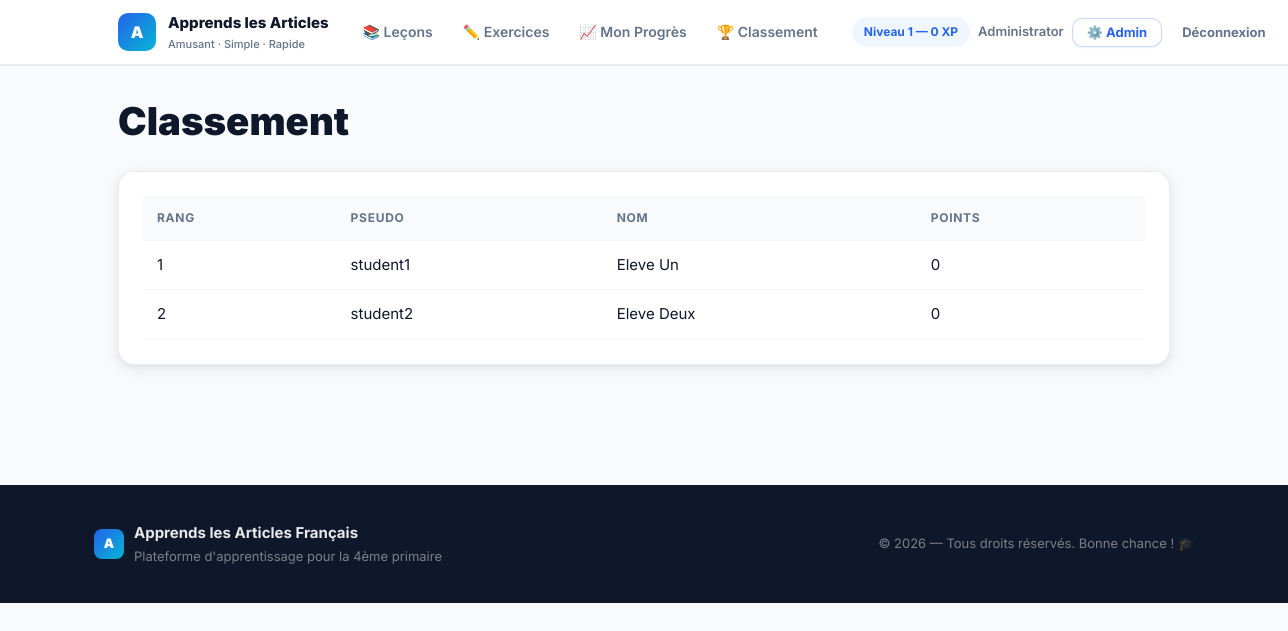
/leaderboard.php (signed in), run on the app's committed database.
### tables this page shows
CREATE TABLE users (
  id INT AUTO_INCREMENT PRIMARY KEY,
  username VARCHAR(100) NOT NULL UNIQUE,
  password_hash VARCHAR(255) NOT NULL,
  role VARCHAR(20) NOT NULL DEFAULT 'student',
  display_name VARCHAR(100),
  points INT DEFAULT 0,
  created_at TIMESTAMP DEFAULT CURRENT_TIMESTAMP
);

### src/auth.php (called while the page is built, shortened)
<?php
require_once __DIR__.'/config.php';
function current_user() {
  if (!empty($_SESSION['user_id'])) {
    global $pdo;
    $stmt = $pdo->prepare('SELECT id,username,display_name,role FROM users WHERE id = ?');
    $stmt->execute([$_SESSION['user_id']]);
    return $stmt->fetch();
  }
  return null;
}

### public/leaderboard.php (the view, shortened to what this page needs)
<?php
require_once __DIR__.'/../src/auth.php';
$stmt = $pdo->query('SELECT id,username,display_name,points FROM users WHERE role="student" ORDER BY points DESC LIMIT 100');
$rows = $stmt->fetchAll();
?><!doctype html>
<html><head><meta charset="utf-8"><title>Classement</title><link rel="stylesheet" href="/assets/css/style.css">
<script src="/assets/js/ui.js" defer></script></head><body>
<?php require_once __DIR__.'/../src/partials/header.php'; ?>
<main class="app-container">
  <h1>Classement</h1>
  <div class="card">
    <table class="table">
      <thead><tr><th>Rang</th><th>Pseudo</th><th>Nom</th><th>Points</th></tr></thead>
      <tbody>
      <?php $rank=1; foreach($rows as $r): ?>
        <tr><td><?= $rank++ ?></td><td><?=htmlspecialchars($r['username'])?></td><td><?=htmlspecialchars($r['display_name'])?></td><td><?=htmlspecialchars($r['points'])?></td></tr>
      <?php endforeach; ?>
      </tbody>
    </table>
  </div>
</main>
<?php require_once __DIR__.'/../src/partials/footer.php'; ?>
</body></html>

### src/partials/header.php (shortened to what this page needs)
<?php
$user = null;
if (!empty($_SESSION['user_id'])){
  $user = current_user();
}
$exercisesHref = '/login.php';
if ($user) {
  if ($user['role'] === 'teacher' || $user['role'] === 'admin') {
    $exercisesHref = '/teacher/index.php';
  } else {
    $exercisesHref = '/student/index.php';
  }
}
?>
<link rel="stylesheet" href="/assets/css/redesign.css">
<header class="site-header" role="banner">
  <div class="rd-nav-inner">
    <a class="site-brand" href="/">
      <div class="brand-logo">A</div>
      <div>
        <div class="brand-title">Apprends les Articles</div>
        <div class="brand-subtitle">Amusant · Simple · Rapide</div>
      </div>
    </a>
    <nav class="rd-nav-links" aria-label="Navigation principale">
      <a class="rd-nav-link" href="/lesson.php">📚 Leçons</a>
      <a class="rd-nav-link" href="<?= htmlspecialchars($exercisesHref) ?>">✏️ Exercices</a>
      <?php if (!empty($_SESSION['user_id'])): ?>
        <a class="rd-nav-link" href="/student/progress.php">📈 Mon Progrès</a>
      <?php endif; ?>
      <a class="rd-nav-link" href="/leaderboard.php">🏆 Classement</a>
    </nav>
    <div class="header-actions">
      <?php if ($user): ?>
        <span style="font-size:12px;font-weight:700;color:var(--rd-primary);background:var(--rd-primary-light);padding:5px 12px;border-radius:999px;white-space:nowrap">
        </span>
        <span class="muted" style="font-size:13px;font-weight:600;white-space:nowrap">
          <?= htmlspecialchars($user['display_name'] ?? $user['username']) ?>
        </span>
        <?php if ($user['role'] === 'teacher'): ?>
          <a class="btn secondary" href="/teacher/index.php" style="padding:7px 14px!important;font-size:13px!important">📊 Prof</a>
        <?php elseif ($user['role'] === 'admin'): ?>
          <a class="btn secondary" href="/admin/index.php" style="padding:7px 14px!important;font-size:13px!important">⚙️ Admin</a>
        <?php endif; ?>
        <a class="btn ghost" href="/logout.php" style="font-size:13px!important">Déconnexion</a>
      <?php else: ?>
        <a class="btn secondary" href="/login.php">Se connecter</a>
        <a class="btn" href="/register.php">S'inscrire</a>
      <?php endif; ?>
      <button id="toggleTheme" class="btn ghost" title="Basculer thème" style="padding:8px!important;font-size:16px!important;box-shadow:none!important">🌗</button>
    </div>
  </div>
</header>

### public/assets/css/style.css (style rules this page uses)
:root { --color-bg: #f7fbff; --color-surface: #ffffff; --color-muted: #6b7280; --color-primary: #3D8AF7; --color-primary-600: #376fd0; --color-accent: #FFB74D; --color-success: #10B981; --color-danger: #EF4444; --color-glass: rgba(255,255,255,0.6); --font-sans: Inter, system-ui, -apple-system, "Segoe UI", Roboto, "Helvetica Neue", Arial; --space-1: 4px; --space-2: 8px; --space-3: 12px; --space-4: 16px; --space-5: 20px; --space-6: 24px; --space-7: 32px; --space-8: 40px; --radius-sm: 8px; --radius: 14px; --radius-lg: 20px; --shadow-sm: 0 4px 12px rgba(15,23,42,0.06); --shadow-md: 0 8px 24px rgba(15,23,42,0.08); --ease-fast: cubic-bezier(.2,.9,.2,1); --transition-fast: 180ms var(--ease-fast); }
* { box-sizing:border-box }
html,body { height:100% }
body { margin:0;padding:20px 36px;font-family:var(--font-sans); background:linear-gradient(180deg, #f0fbff 0%, var(--color-bg) 100%); color:var(--color-muted); -webkit-font-smoothing:antialiased; -moz-osx-font-smoothing:grayscale; }
.app-container { max-width:1100px;margin:0 auto }
.card { background:var(--color-surface);border-radius:var(--radius);box-shadow:var(--shadow-md);padding:18px }
.site-header { display:flex;align-items:center;justify-content:space-between;gap:12px;padding:10px 16px;margin-bottom:18px;border-radius:12px;background:linear-gradient(90deg, rgba(61,138,247,0.06), rgba(255,183,77,0.04)); }
.site-brand { display:flex;align-items:center;gap:12px }
.brand-logo { width:56px;height:56px;border-radius:12px;background:linear-gradient(135deg,var(--color-primary),#06b6d4);display:flex;align-items:center;justify-content:center;color:white;font-weight:800;font-size:20px }
.brand-title { font-size:18px;font-weight:700 }
.header-actions { display:flex;gap:8px;align-items:center }
.btn { display:inline-flex;align-items:center;gap:8px;padding:10px 14px;border-radius:12px;background:var(--color-primary);color:#fff;border:0;cursor:pointer;font-weight:700;box-shadow:var(--shadow-sm);transition:transform var(--transition-fast),box-shadow var(--transition-fast),filter var(--transition-fast) }
.btn.secondary { background:transparent;color:var(--color-primary);border:2px solid rgba(61,138,247,0.08);box-shadow:none }
.btn.ghost { background:transparent;color:var(--muted);border-radius:10px;padding:8px }
.muted { color:var(--muted) }
button { cursor:pointer }
.muted { color:var(--color-muted) }
.table { width:100%;border-collapse:collapse;background:transparent }
.table th,.table td { padding:10px 12px;border-bottom:1px solid rgba(15,23,42,0.04);text-align:left }
.table thead th { background:linear-gradient(90deg, rgba(61,138,247,0.04), rgba(255,183,77,0.02));font-weight:700 }

### data on the page
users: display_name "Administrator"
users: username "student1", display_name "Eleve Un", points "0"
users: username "student2", display_name "Eleve Deux", points "0"
